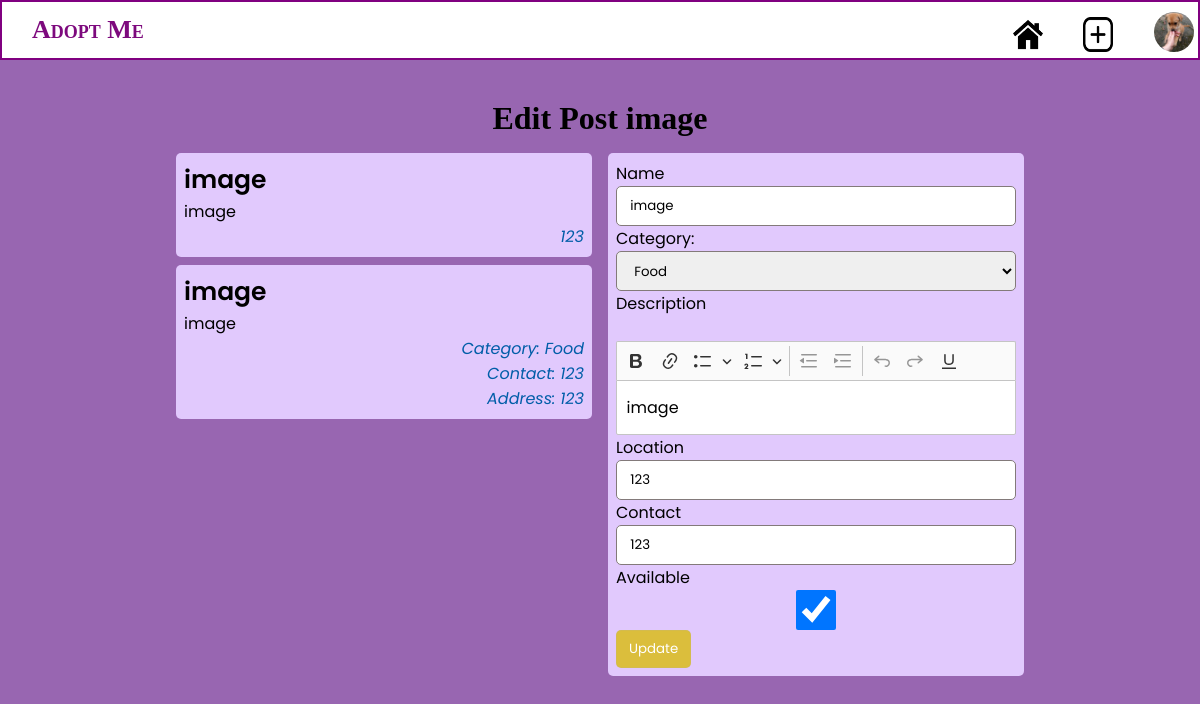
The app's page /update-help.php?help_id=32 (signed in) with its own data.
### tables this page shows
CREATE TABLE `pets` (
  `id` int(11) NOT NULL,
  `title` varchar(255) NOT NULL,
  `description` text NOT NULL,
  `location` varchar(255) NOT NULL,
  `contact` int(11) NOT NULL,
  `helper_id` int(10) UNSIGNED NOT NULL,
  `category` int(10) UNSIGNED DEFAULT NULL,
  `created_at` datetime NOT NULL DEFAULT current_timestamp(),
  `active` int(11) NOT NULL DEFAULT 1,
  `image` varchar(255) DEFAULT NULL
);

CREATE TABLE `pets_category` (
  `id` int(11) NOT NULL,
  `name` varchar(256) NOT NULL,
  `description` varchar(1000) DEFAULT NULL
);

### update-help.php (the view, shortened to what this page needs)
<?php
include "./includes/function.php";
include "./includes/authentication_required.php";
if (isset($_GET['help_id'])) :
    $help_id = $_GET['help_id'];
    $help_res = getPetById($help_id, $_SESSION['user']['id']);
    if ($help_res->num_rows != 0) :
        while ($row = $help_res->fetch_object()) {
            $help = $row;
        }
    else :
        $_SESSION['message'] = array('type' => 'danger', 'msg' => 'Help not found!');
        header('Location: /list.php');
        exit();
    endif;
else :
    $_SESSION['message'] = array('type' => 'danger', 'msg' => 'Help not found!');
    header('Location: /list.php');
    exit();
endif;
?>
<!DOCTYPE html>
<html lang="en">
<head>
    <link rel="stylesheet" href="./styles/main.css">
    <link rel="stylesheet" href="./styles/nav.css">
    <link rel="stylesheet" href="./styles/list.css">
</head>
<body>
    <?php include("./partials/nav.php") ?>
    <div class="container">
        <div class="title">
            <h1>Edit Post <?= $help->title ?></h1>
        </div>
        <div class="data-section">
            <div class="render-section">
                <div class="">
                    <div class='help-item help-item-card'>
                        <div class='help-title'>
                            <h3><?= $help->title ?></h3>
                        </div>
                        <div class='help-description'>
                            <p><?= $help->description ?></p>
                        </div>
                        <div class='help-meta help-meta-location'><?= $help->location ?></div>
                    </div>
                    <div class='help-item'>
                        <div class='help-title'>
                            <h3><?= $help->title ?></h3>
                        </div>
                        <div class='help-description'>
                            <p><?= $help->description ?></p>
                        </div>
                        <div class='help-meta help-meta-category'>
                            Category: <?php echoCategoryName($help->category); ?>
                        </div>
                        <div class='help-meta help-meta-contact'>
                            Contact: <?= $help->contact ?>
                        </div>
                        <div class='help-meta help-meta-location'>
                            Address: <?= $help->location ?>
                        </div>
                    </div>
                </div>
            </div>
            <div class="form-section">
                <form class="help-item" method="post" action="./update-help.php?help_id=<?= $help_id ?>" id='createHelpForm' name='createHelpForm'>
                    <label for="create-help-title">Name</label><br>
                    <input type="text" placeholder="Name" id='create-help-title' class='' name="title" value="<?= $help->title ?>" required><br>
                    <label for="create-help-category">Category:</label><br>
                    <select id='create-post-category' class='input' name="category" required>
                        <?php
                        $categories = getCategories();
                        while ($category = mysqli_fetch_array($categories)) {
                        ?>
                            <option value="<?= $category['id'] ?>" <?php
                                                                    if ($help->category == $category['id']) {
                                                                        echo "selected";
                                                                    } ?>>
                                <?= $category['name'] ?>
                            </option>
                        <?php
                        }
                        ?>
                    </select><br>
                    <label for="create-help-description">Description</label><br>
                    <textarea id="create-help-description" placeholder="Description about post..." name='description' class='textarea' required><?= $help->description ?></textarea><br>
                    <label for="create-help-location">Location</label><br>
                    <input type="text" placeholder="Location" id='create-help-location' class='' name="location" required value="<?= $help->location ?>"><br>
                    <label for="create-help-contact">Contact</label><br>
                    <input type="text" placeholder="Contact number" pattern="[0-9]{10}" id='create-help-contact' class='' name="contact" required value="<?= $help->contact ?>"><br>
                    <label for="create-help-active">Available</label><br>
                    <?php
                    $selected = $help->active == 1 ? "checked" : ""
                    ?>
                    <input type="checkbox" id='create-help-active' class='' name="active" value="1" <?= $selected ?>><br>
                    <button type="submit" value="submit" name="update_help" class="btn btn-edit">Update</button>
                </form>
            </div>
        </div>
    </div>
</body>
</html>

### includes/function.php (shortened to what this page needs)
<?php
require_once('database.php');
function getCategories()
{
    global $conn;
    $sql = $conn->prepare('SELECT * from pets_category');
    $sql->execute();
    $categories = $sql->get_result();
    return $categories;
}
function getPetById($pet_id = NULL, $owner = NULL)
{
    global $conn;
    if ($pet_id !== "" && $pet_id !== NULL && $pet_id !== 0) {
        if ($owner == NULL) {
            $sql = $conn->prepare("SELECT * FROM `pets` WHERE `id` = ?");
            $sql->bind_param('i', $pet_id);
        } else {
            $sql = $conn->prepare("SELECT * FROM `pets` WHERE `id` = ? AND `helper_id` = ?");
            $sql->bind_param('ii', $pet_id, $owner);
        }
        $sql->execute();
        $help = $sql->get_result();
        return $help;
    } else {
        return NULL;
    }
}
function echoCategoryName($id = NULL)
{
    global $conn;
    $sql = $conn->prepare("SELECT `name` FROM pets_category WHERE id = ?");
    $sql->bind_param('i', $id);
    $sql->execute();
    $res = $sql->get_result();
    if ($res->num_rows !== 0) {
        while ($cat_name = $res->fetch_assoc()) {
            echo $cat_name['name'];
        }
    } else {
        echo $id;
    }
}

### styles/main.css (style rules this page uses)
* { --primary: #8347b5; --secondary: #ffffff; --primary-green: #227027; --secondary-green: #90f096; --primary-red: #a81b0e; --secondary-red: #ff7a73; --meta: rgb(0, 93, 168); --focus-light: rgba(163, 211, 226, 0.897); --primary-btn-active: #ffffff; padding: 0px; margin: 0px; font-family: "Poppins", "Segoe UI", Tahoma, Geneva, Verdana, sans-serif; box-sizing: border-box; }
.container { padding: 100px 10rem 0px 10rem; }
.btn { border: 0.1rem solid #a8a8a82d; padding: 1vh 1vw; border-radius: 5px; min-height: 30px; max-height: 10vh; cursor: pointer; }
.input, input { float: left; min-height: 3em; width: 100%; border-radius: 5px; border: 0.1em solid rgb(131, 122, 122); padding: 0px 1em 0px 1em; }
body { background-color: white; }
.btn-edit { background-color: rgb(219, 190, 60); color: white; }

### styles/nav.css (style rules this page uses)
* { margin: 0; padding: 0; }
body { height: 100vh; background-color: rgb(152, 102, 177); background-size: cover; background-position: center; }

### styles/list.css (style rules this page uses)
.title { text-align: center; color: rgba(243, 233, 245, 0.795); align-content: center; }
.title h1 { font-family: cursive; color: black; }
.data-section { display: flex; flex-wrap: wrap; padding: 0.5em; }
.form-section { flex: 1 1 50%; min-width: 50%; }
.render-section { min-width: 50%; flex: 1 1 50%; }
.help-item { min-height: 10vh; background-color: #e1c9fd; margin: 1vh; padding: 1vh; border-radius: 5px; }
.help-meta { font-style: italic; text-align: right; color: var(--meta); }
.help-title > * { font-weight: 600; font-size: 25px; }
[name="active"] { float: left; margin: auto; display: block; }

### records on screen
pets: title "image", description "image", location "123", contact "123", category "Food"
pets_category: name "Food"
